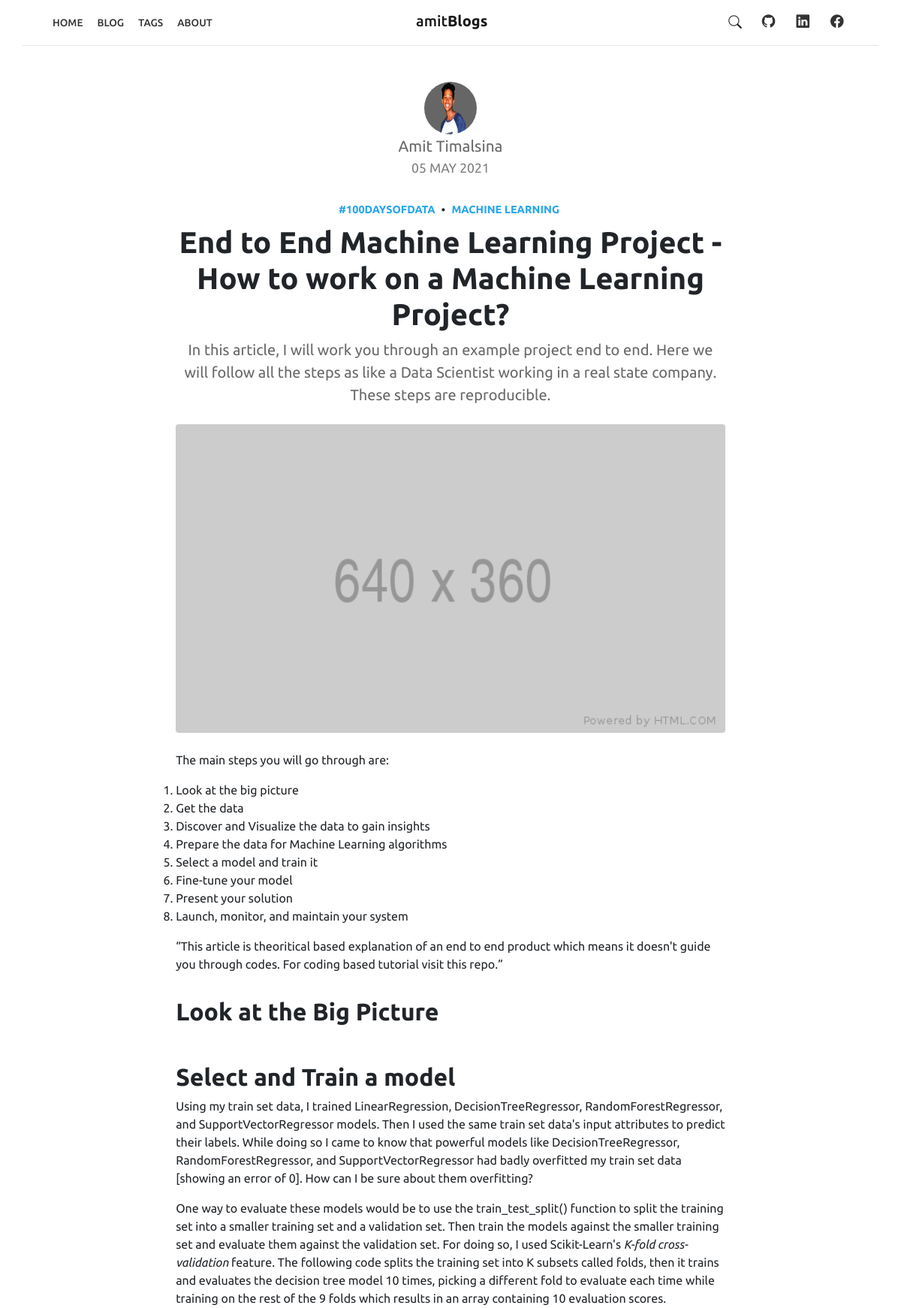
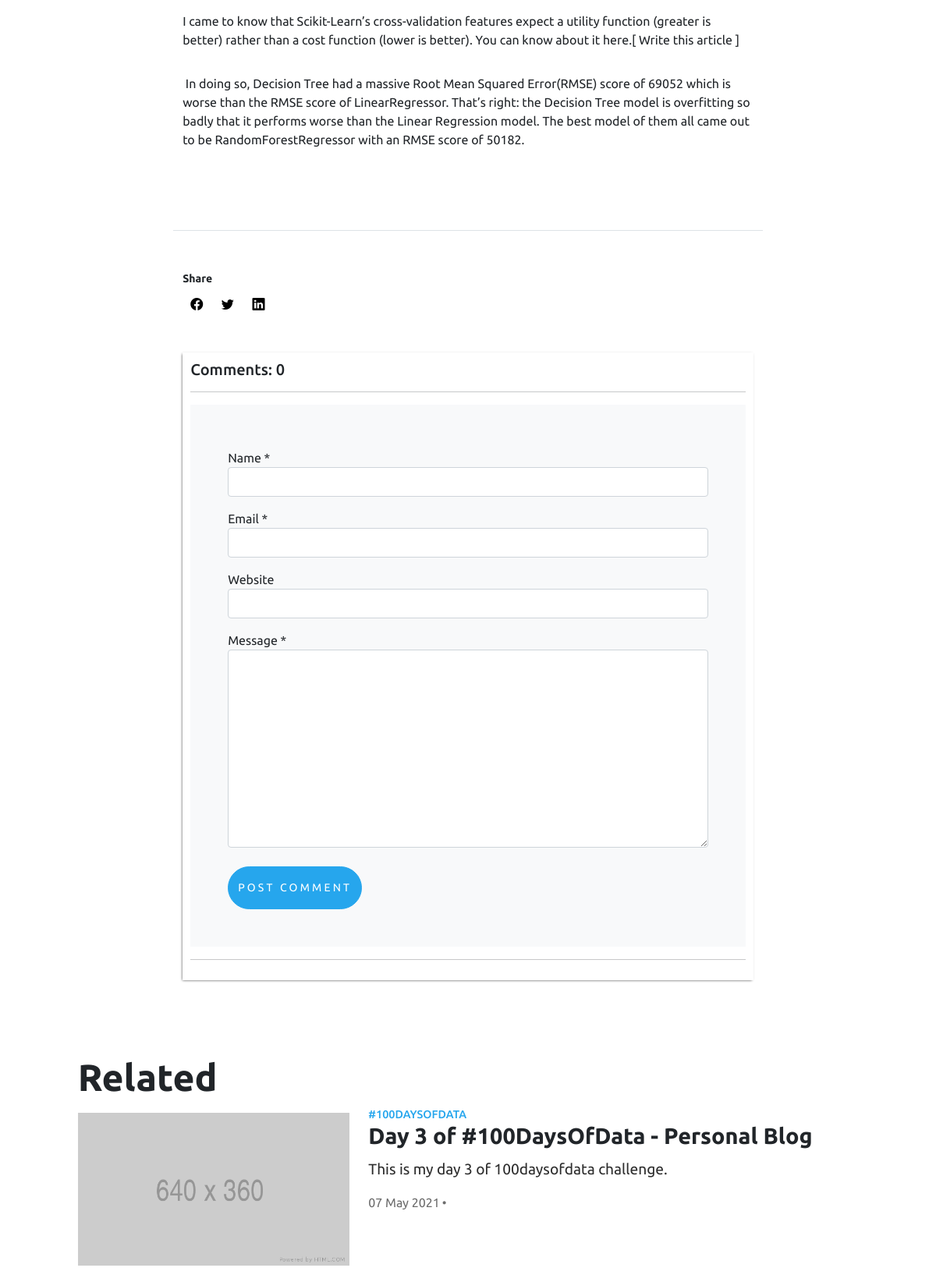
The app's page /blog/end-to-end-machine-learning-project (upper part) with its own data (2 pictures, top to bottom).
### blog/models.py (models this page shows, shortened)
class Post(models.Model):
    author = models.ForeignKey(User, on_delete=models.CASCADE, related_name='posts')
    headline = models.CharField(max_length=200)
    sub_headline = models.CharField(max_length=200, null=True, blank=True)
    thumbnail = models.ImageField(null=True, blank=True, upload_to='images', default='/images/placeholder.png')
    body = RichTextUploadingField(null=False, blank=False)
    created = models.DateTimeField(auto_now_add=True)
    active = models.BooleanField(default=False)
    featured = models.BooleanField(default=False)
    trending = models.BooleanField(default=False)
    latest = models.BooleanField(default=False)
    tags = models.ManyToManyField(Tag, null=True, blank=True)
    slug = models.SlugField(null=True, blank=True)
    class Meta:
        ordering = ['-created']

class Tag(models.Model):
    name = models.CharField(max_length=200)
    slug = models.SlugField(null=True, blank=True)
    class Meta:
        ordering = ['name']
    def __str__(self):
        return self.name

### blog/views.py (the view, shortened to what this page needs)
# urls.py: path('blog/<slug:slug>', post, name='post'),
def post(request, slug):
    post = Post.objects.get(slug=slug)
    related_posts = []
    form = EmailSignupForm()
    for tag in post.tags.all():
        related_post = Post.objects.filter(tags__name = tag)
        related_posts.append(related_post)
    context = {'post': post, 'related_posts': related_posts, 'form': form}
    return render(request, 'blog/post.html', context)

### blog/forms.py
class EmailSignupForm(forms.ModelForm):
    email = forms.EmailField(widget=forms.TextInput(attrs={
        "type": "email",
        "name": "email",
        "class": "form-control",
        "placeholder": "Type your email address",
    }), label="")
    class Meta:
        model = Signup
        fields = ('email', )

### blog/templatetags/readtime.py (called while the page is built)
def read(html):
    return readtime.of_html(html)

### blog/templates/blog/post.html (shortened to what this page needs)
{% extends 'blog/main.html' %}
{% load static %}
{% load readtime %}
{% block content %}
<div class="section post-section py-5">
    <div class="container">
        <div class="row justify-content-center">
            <div class="col-12 col-sm-8 justify-content-center">
                <div class="text-center">
                    <img src="{% static 'images/Amit.jpg' %}" alt="Image" class="author-pic rounded-circle mx-auto">
                </div>
                <span class="d-block text-center" style="font-size: 1.3rem; color: rgb(105, 105, 105);">{{ post.author.get_full_name }}</span>
                <span class="date d-block text-center small text-uppercase text-black-50 mb-4 fs-5">{{ post.created|date:"d M Y" }}</span>
                <div class="text-center">
                    <ul class="navbar-nav flex-row d-none d-md-flex justify-content-center">
                        {% for tag in post.tags.all %}
                        {% if forloop.last %}
                        <li class="nav-item me-3 me-lg-1">
                            <a class="tag nav-link" style="font-size: 0.9rem; font-weight: 700;" target="_blank" href="{% url 'tag' tag.slug %}">
                                <span>{{ tag }}</span>
                            </a>
                        </li>
                        {% else %}
                        <li class="nav-item d-flex me-3 me-lg-1">
                            <a class="tag nav-link" style="font-size: 0.9rem; font-weight: 700;" target="_blank" href="#">
                                <span>{{ tag }}</span>
                            </a>
                            <span class="ps-2 pe-1" style="padding-top: 6px;">•</span>
                        </li>
                        {% endif %}
                        {% endfor %}
                    </ul>
                </div>
                <h2 class="heading text-center">{{post.headline}}</h2>
                <p class="text-center mb-4" style="font-size: 1.25rem; font-weight: 400; color: rgb(105, 105, 105);">{{post.sub_headline}}</p>
                <img src="{{ post.thumbnail.url }}" alt="Image" style="width: 100%;" class="img-fluid rounded mb-4">
                <div class="row">{{ post.body|safe }}</div>
                <div class="row mt-5 pt-5 border-top">
                    <div class="col-12">
                        <span class="fw-bold text-black small mb-1">Share</span>
                        <ul class="social list-unstyled">
                            <li><a href="#"><i class="bi bi-facebook"></i></a></li>
                            <li><a href="#"><i class="bi bi-twitter"></i></a></li>
                            <li><a href="#"><i class="bi bi-linkedin"></i></a></li>
                        </ul>
                    </div>
                </div>
                <div class="comments-wrapper">
                    <h5>Comments: {{post.postcomment_set.all.count}}</h5>
                    <hr>
                    <form action="" method="POST" class="p-5 bg-light">
                        <div class="form-group py-2">
                            <label for="name">Name *</label>
                            <input type="text" class="form-control" name="name" required>
                        </div>
                        <div class="form-group py-2">
                            <label for="email">Email *</label>
                            <input type="email" class="form-control" name="email" required>
                        </div>
                        <div class="form-group py-2">
                            <label for="website">Website</label>
                            <input type="url" class="form-control" name="website">
                        </div>
                        <div class="form-group py-2">
                            <label for="message">Message *</label>
                            <textarea name="comment" cols="30" rows="10" class="form-control" required></textarea>
                        </div>
                        <div class="form-group mt-3">
                            <input type="submit" value="Post Comment" class="btn btn-primary rounded-pill py-3" style="background-color: rgb(38, 166, 237); border-color: rgb(38, 166, 237); font-size: 14px; letter-spacing: 0.2rem; text-transform: uppercase;">
                        </div>
                    </form>
                    <hr>
                </div>
            </div>
        </div>
    </div>
</div>
<div class="section pt-5">
    <div class="container">
        <div class="row justify-content-center px-2">
            <div class="col-lg-11">
                <h2 class="m-0" style="font-size: 3rem; font-weight: 700;">Related</h2>
            </div>
        </div>
        {% for related_post in related_posts %}
        {% for other_post in related_post%}
        {% if other_post != post %}
        <div class="row justify-content-center p-2">
            <div class="col-lg-12">
                <div class="row justify-content-center">
                    <div class="col-lg-4">
                        <div class="img-thumbnail py-2" style="object-position: center;">
                            <a href="{% url 'post' other_post.slug %}">
                                <img class="img-fluid" src="{{ other_post.thumbnail.url }}" style="height: auto;">
                            </a>
                        </div>
                    </div>
                    <div class="col-lg-7 pb-3">
                        <div class="row">
                                <a class="tag">
                                {% for tag in other_post.tags.all|slice:":1" %}
                                {{tag}}
                                {% endfor %}
                                </a>
                        </div>
                        <div class="row">
                            <h2 class="post-card-title" style="font-size: 1.8rem;"><a href="{% url 'post' other_post.slug %}" style="text-decoration: none; color: inherit;">{{ other_post.headline }}</a></h1>
                        </div>
                        <div class="row">
                            <p class="post-card-text">
                                {{ other_post.sub_headline }}
                            </p>
                        </div>
                        <div class="row">
                            <span style="color: rgba(0, 0, 0, 0.576);">{{ other_post.created|date:"d M Y" }}<span style="padding: 3px;">•</span>{{ other_post.body|readtime }}</span>
                        </div>
                    </div>
                </div>
            </div>
        </div>
        {% endif %}
        {% endfor %}
        {% endfor %}
    </div>
</div>
{% endblock content %}

### blog/templates/blog/post.html (style rules this page uses)
.comments-wrapper { margin-top: 50px; padding: 10px; border: 1px solid var(--borderColor); -webkit-box-shadow: -1px 1px 3px -1px rgba(0,0,0,0.75); -moz-box-shadow: -1px 1px 3px -1px rgba(0,0,0,0.75); box-shadow: -1px 1px 3px -1px rgba(0,0,0,0.75); }

### records on screen
Post: author.get_full_name "Amit Timalsina", created "05 MAY 2021", headline "End to End Machine Learning Project - How to work on a Machine Learning Project?", sub_headline "In this article, I will work you through an example project end to end. Here we will follow all the steps as like a Data Scientist working in a real state company. These steps are reproducible.", thumbnail (placeholder picture), body "The main steps you will go through are: Look at the big picture Get the data Discover and Visualize the data to gain insights Prepare the data for Machine Learning algorithms Select a model and train it Fine-tune your model Present your solution Launch, monitor, and maintain your system This article is theoritical based explanation of an end to end product which means it doesn't guide you through codes. For coding based tutorial visit this repo. Look at the Big Picture Select and Train a model Using my train set data, I trained LinearRegression, DecisionTreeRegressor, RandomForestRegressor, and SupportVectorRegressor models. Then I used the same train set data's input attributes to predict…", postcomment_set.all.count "0"
Tag: name "#100DAYSOFDATA"
Tag: name "MACHINE LEARNING"
Post: thumbnail (placeholder picture), headline "Day 3 of #100DaysOfData - Personal Blog", sub_headline "This is my day 3 of 100daysofdata challenge.", created "07 May 2021"
